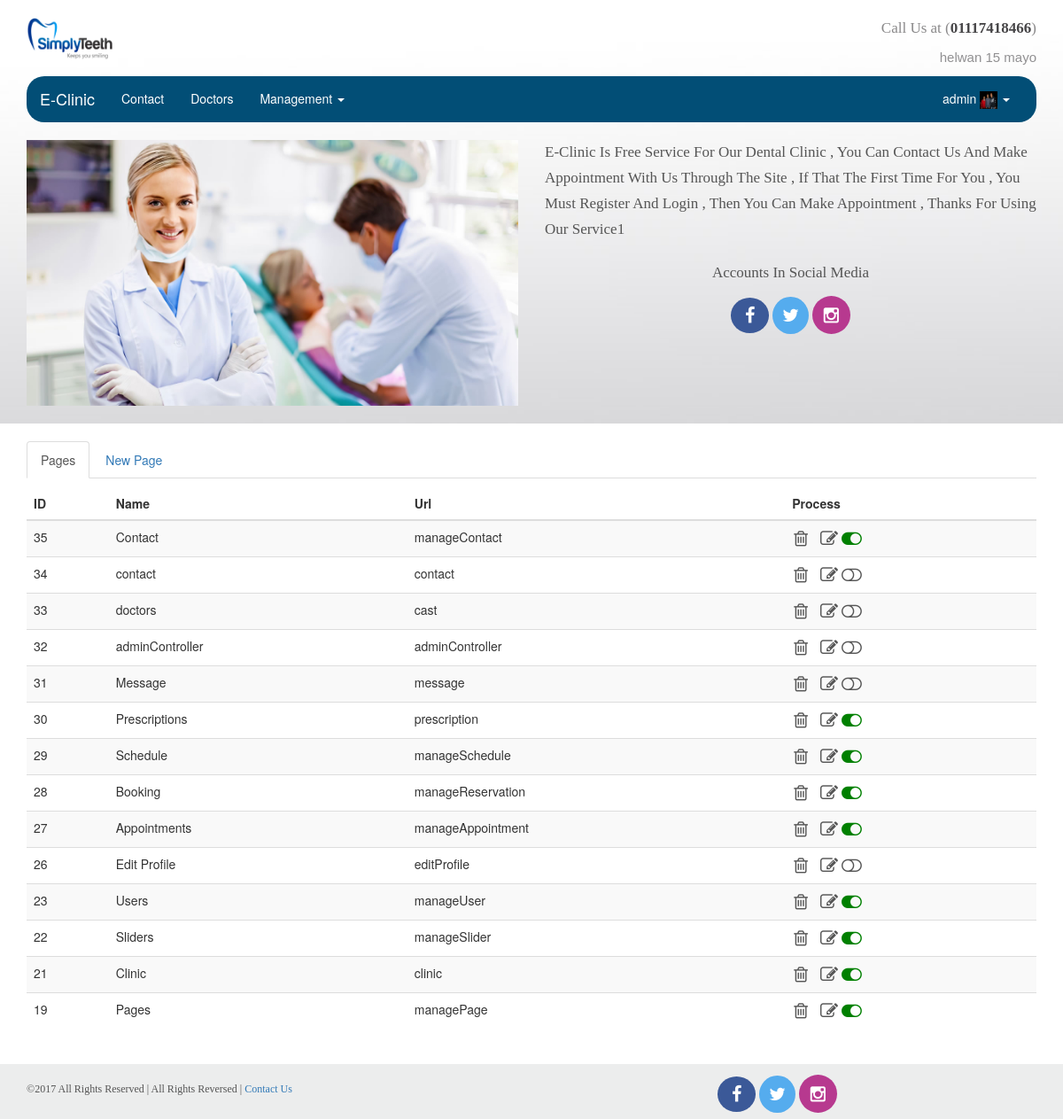
Screenshot of /index.php?page=managePage (signed in) with the database file from the repository.
### tables this page shows
CREATE TABLE `aboutsite` (
  `id` int(11) NOT NULL,
  `title` varchar(50) NOT NULL,
  `aboutUs` text NOT NULL,
  `email` text NOT NULL,
  `facebook` text NOT NULL,
  `twitter` text NOT NULL,
  `instagram` text NOT NULL,
  `logo` text NOT NULL,
  `telephone` varchar(15) NOT NULL,
  `address` text NOT NULL,
  `copyright` text NOT NULL
);

CREATE TABLE `slider` (
  `id` int(11) NOT NULL,
  `slider` text NOT NULL,
  `state` int(11) NOT NULL
);

CREATE TABLE `pages` (
  `id` int(11) NOT NULL,
  `name` varchar(50) NOT NULL,
  `url` varchar(50) NOT NULL,
  `state` int(11) NOT NULL DEFAULT '0'
);

### index.php (called while the page is built)
<?php
include 'header.php';
include 'slider.php';
include 'content.php';
include 'copyright.php';
include 'footer.php';

### database.php (called while the page is built, shortened)
<?php
class Database
{
     private $con;
      public function __construct()
      {
          $this->con = $this->Connect();
      }
      public function Connect()
      {
       $localhost="localhost";
       $root="root";
       $password="";
       $db_name = "clinicmvc";
       $conn = mysqli_connect($localhost,$root,$password,$db_name);
     if($conn)
     {
        mysqli_query($conn,"SET character_set_results=utf8");
        mysqli_query($conn,"set names 'utf8'");
        return $conn;
     }
     else
     {
         echo"error To Connect With Database";
     }
     }
    public function get_all_assoc($result){
        $array=array();
        while($row= mysqli_fetch_assoc($result)){
            $array[]=$row;
        }
        return $array;
    }
       public function Select($table, $Date = "", $where = "")
       {
       $q="";
       $w="";
       if($where!=""){
           foreach ($where as $key=>$value){
           $w.="$key='$value'";}
           $w= "where ".rtrim($w,",");
       }
       if($Date!=""){
       foreach ($Date as $key){
           $q.="$key,";
       }
       $q=  rtrim($q,",");
       }
       else
       {
           $q="*";
       }
       $Query="SElECT $q FROM $table $w ORDER BY id DESC";
       $sql=  mysqli_query($this->con,$Query);
       if($sql){
          return $this->get_all_assoc($sql);
       }
       else{
          return FALSE;
       }
   }
}

### managePage.php (the view, shortened to what this page needs)
<?php
require_once'database.php';
      ?>
<section class="options">
        <ul class="nav nav-tabs" role="tablist">
          <li role="presentation" class="active"><a href="#doctor" aria-controls="home" role="tab" data-toggle="tab">Pages</a></li>
          <li role="presentation"><a href="#new" aria-controls="profile" role="tab" data-toggle="tab">New Page</a></li>
        </ul>
        <div class="tab-content">
            <div role="tabpanel" class="tab-pane fade in active" id="doctor" style="margin-top: 10px;">
                <table class="table table-striped appoint">
                    <thead>
                      <tr>
                        <th>ID</th>
                        <th>Name</th>
                        <th>Url</th>
                        <th>Process</th>
                      </tr>
                    </thead>
                    <tbody>
                      <?php
                      require_once 'database.php';
                      $DB = new Database();
                      $pages =$DB->Select('pages');
                      for($i=0;$i<count($pages);$i++)
                      {
                          echo "<tr>
                               <td>{$pages[$i]['id']}</td>
                               <td>{$pages[$i]['name']}</td>
                               <td>{$pages[$i]['url']}</td>
                               ";
                               echo "<td><a href='?page=managePage&action=delete&id={$pages[$i]['id']}' style='margin-right:10px'><i class='fa fa-trash-o turn-off'></i></a>";
                               echo "<a href='?page=managePage&action=update&id={$pages[$i]['id']}'><i class='fa fa-edit turn-off'></i></a>";
                               if($pages[$i]['state'] == 1)
                               {
                                   echo "<a href='?page=managePage&action=turn&id={$pages[$i]['id']}&state={$pages[$i]['state']}'><i class='fa fa-toggle-on  turn-on'></i></a>";
                               }
                               else
                               {
                                   echo "<a href='?page=managePage&action=turn&id={$pages[$i]['id']}&state={$pages[$i]['state']}'><i class='fa fa-toggle-off  turn-off'></i></a>";
                               }
                               echo "
                               </td>
                               </tr>
                               ";
                      }
                      ?>
                    </tbody>
                </table>
            </div>
      </div>
</section>

### slider.php (shortened to what this page needs)
<?php
require_once 'database.php';
$DB = new Database();
$about = $DB->Select('aboutSite');
?>
<section class="slider">
    <div class="container">
        <div class="intro">
            <div class="row">
                <div class="col-md-6">
                    <a href="index.php"><img src="<?php echo $about[0]['logo'];?>" width="100" height="50"></a>
                </div>
                <div class="col-md-6" style="text-align: right;">
                    <span>Call Us at (<h3><?php echo $about[0]['telephone'];?></h3>)</span>
                    <p><?php echo $about[0]['address'];?></p>
                </div>
            </div>
        </div>
        <nav class="navbar navbar-default">
            <div class="container-fluid">
              <div class="navbar-header">
                <a class="navbar-brand" href="index.php"><?php echo $about[0]['title'];?></a>
              </div>
              <div class="collapse navbar-collapse" id="bs-example-navbar-collapse-1">
                <ul class="nav navbar-nav">
                  <li <?php if (@($_GET['page']) == 'contact') echo "class='active'";?>><a href="?page=contact">Contact</a></li>
                  <li <?php if (@($_GET['page']) == 'cast') echo "class='active'";?>><a href="?page=cast">Doctors</a></li>
                  <?php
                  if(isset($_SESSION['username']))
                  {
                  ?>
                  <li class="dropdown">
                    <a href="#" class="dropdown-toggle" data-toggle="dropdown" role="button" aria-haspopup="true" aria-expanded="false">Management <span class="caret"></span></a>
                        <?php
                        $DB = new Database();
                        ?>
                    </li>
                    <?php
                    }
                    ?>
                </ul>
                <ul class="nav navbar-nav navbar-right">
                    <?php
                    if(!isset($_SESSION['username']))
                    {
                     ?>
                    <li <?php if (@($_GET['page']) == 'Register') echo "class='active'";?>><a href="?page=register">Register</a></li>
                    <li><a href="login.php">Login</a></li>
                    <?php
                    }
                    else
                    {
                    ?>
                    <li class="dropdown">
                        <a href="#" class="dropdown-toggle" data-toggle="dropdown" role="button" aria-haspopup="true" aria-expanded="false"><?php echo $_SESSION['username'];?>
                            <img src="<?php echo $_SESSION['photo'];?>" height="20px" width="20px;">
                        <span class="caret"></span></a>
                    </li>
                    <?php
                    }
                    ?>
                </ul>
              </div>
            </div>
        </nav>
        <div class="moves">
            <div class="row">
                <div class="col-md-6">
                    <div id="carousel-example-generic" class="carousel slide" data-ride="carousel">
                        <div class="carousel-inner" role="listbox">
                          <?php
                        $where = array("state"=>1);
                        $slider = $DB->Select('slider','',$where);
                        for($i=0;$i<count($slider);$i++)
                        {
                            $photo = str_replace('../','',$slider[$i]['slider']);
                            if($i == 0)
                            {
                                echo
                                          "<div class='item active'>
                                              <img src='$photo' style='width:100%;height:300px'class='img-responsive'>
                                              <div class='carousel-caption'>
                                              </div>
                                          </div>";
                            }
                        }
                        ?>
                        </div>
                    </div>
                </div>
                <div class="col-md-6">
                    <p class="lead">
                        <?php echo $about[0]['aboutUs'];?>
                    </p>
                    <div class="icons">
                        <p class="lead">Accounts in Social Media </p>
                        <div class="socialmedia">
                        <a target="_blank" href="<?php echo "{$about[0]['facebook']}";?>" class="hvr-bob"><i class="fa fa-facebook fa-lg"></i></a>
                        <a target="_blank" href="<?php echo "{$about[0]['twitter']}";?>" class="hvr-bob"><i class="fa fa-twitter fa-lg"></i></a>
                        <a target="_blank" href="<?php echo "{$about[0]['instagram']}";?>" class="hvr-bob"><i class="fa fa-instagram fa-lg"></i></i></a>
                        </div>
                    </div>
                </div>
            </div>
        </div>
    </div>
</section>

### copyright.php
<?php
require_once 'database.php';
$DB = new Database();
$webinfo = $DB->Select('aboutsite');
?>
<section class="copyright">
    <div class="container">
        <div class="row">
            <div class="col-md-8">
                <p>
                    &copy;<?php echo $webinfo[0]['copyright'];?> | All Rights Reversed |
                    <a href="?page=contact">Contact Us</a>
                </p>
            </div>
            <div class="col-md-4">
                <div class="socialmedia">
                    <a target="_blank" href="<?php echo "{$webinfo[0]['facebook']}";?>" class="hvr-bob"><i class="fa fa-facebook fa-lg"></i></a>
                    <a target="_blank" href="<?php echo "{$webinfo[0]['twitter']}";?>" class="hvr-bob"><i class="fa fa-twitter fa-lg"></i></a>
                    <a target="_blank" href="<?php echo "{$about[0]['instagram']}";?>" class="hvr-bob"><i class="fa fa-instagram fa-lg"></i></i></a>
                </div>
            </div>
        </div>
    </div>
</section>

### css/style.css (style rules this page uses)
.slider { background-image: url(../images/slider.jpg); background-size: cover; height: auto; padding-top: 20px; padding-bottom: 20px; overflow: hidden; }
.slider .intro a { text-decoration: none; width:110px; height: auto; display: block; }
.slider .intro p { color: #919092; font-family: Arial; font-size: 15px; margin-top: 10px; }
.slider .intro span { display: inline; font-size: 17px; font-family: Tahoma; color: #8a898a; padding-bottom: 20px; }
.slider .intro span h3 { display: inline; color: #464547; font-weight: bold; font-size: 17px; }
.slider .navbar-default { border: none; background-color:#024e76; border-radius: 20px; }
.slider .navbar-default .navbar-nav>li>a { color: #ffffff; }
.slider .navbar-default .navbar-brand { color: #fff; }
.slider .carousel-inner>.item>a>img, .carousel-inner>.item>img, .img-responsive, .thumbnail a>img, .thumbnail>img { width: 100%; height: 250px; }
.slider .moves p { line-height: 1.7; color: #555; font-family: Tahoma; font-size: 17px; text-transform: capitalize; }
.slider .moves .icons { text-align: center; }
.copyright { background-color: #eceded; padding: 20px 0; height: auto; }
.copyright p { font-family: Tahoma; text-transform: capitalize; font-size: 12px; color: #555; margin: 0; }
.copyright p a { text-decoration: none; color:#337ab7; }
.turn-off { color: #555; font-size: 20px; padding: 2px; }
.turn-on { color: green; font-size: 20px; padding: 2px; }
.socialmedia { margin-bottom: 0; }
.socialmedia a { text-decoration: none; }
.socialmedia i { color: #ffffff; font-size: 20px; cursor: pointer; outline: none; display: inline; border-radius: 50%; }
.socialmedia :nth-of-type(1) i { padding: 10px 16px;; background-color: #3b5998; }
.socialmedia :nth-of-type(2) i { padding: 11px; background-color: #55acee; }
.socialmedia :nth-of-type(3) i { padding: 12px 13px 11px 13px; background-color: #b7398f; }
.options { width: 100%; }
body { overflow-x: hidden; }

### rows the page displays
aboutsite: logo (picture), telephone "01117418466", address "helwan 15 mayo", title "E-Clinic", aboutUs "E-Clinic Is Free Service For Our Dental Clinic , You Can Contact Us And Make Appointment With Us Through The Site , If That The First Time For You , You Must Register And Login , Then You Can Make Appointment , Thanks For Using Our Service1", copyright "2017 All Rights Reserved"
slider: slider (picture)
pages: id "35", name "Contact", url "manageContact"
pages: id "34", name "contact", url "contact"
pages: id "33", name "doctors", url "cast"
pages: id "32", name "adminController", url "adminController"
pages: id "31", name "Message", url "message"
pages: id "30", name "Prescriptions", url "prescription"
pages: id "29", name "Schedule", url "manageSchedule"
pages: id "28", name "Booking", url "manageReservation"
pages: id "27", name "Appointments", url "manageAppointment"
pages: id "26", name "Edit Profile", url "editProfile"
pages: id "23", name "Users", url "manageUser"
pages: id "22", name "Sliders", url "manageSlider"
pages: id "21", name "Clinic", url "clinic"
pages: id "19", name "Pages", url "managePage"

### other values shown
$_SESSION['username'] "admin"
